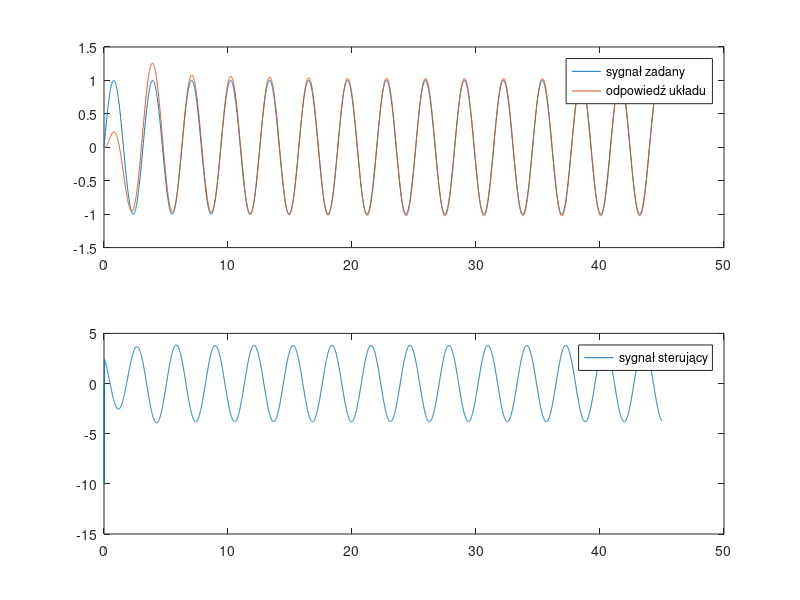
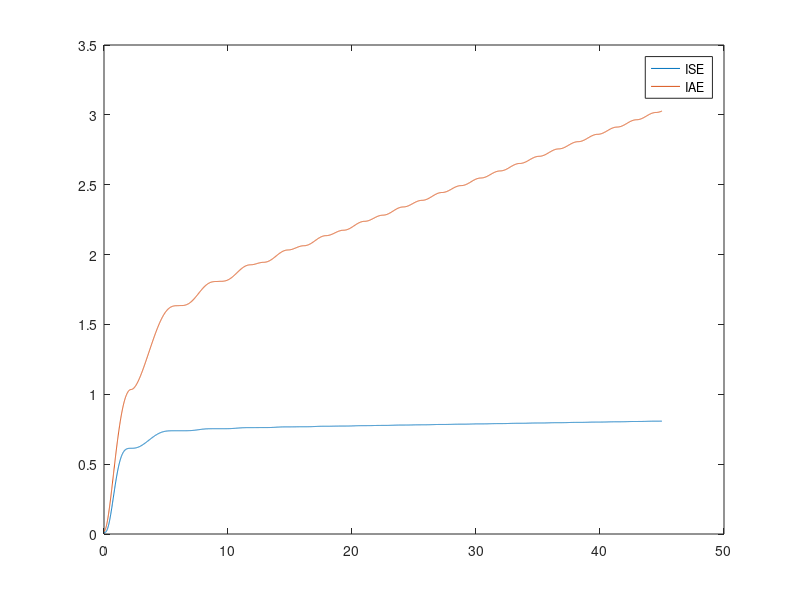

The MATLAB source for these figures, in order:
close all; clc; clear all;

%%
k = 6;
T_1 = 5.9;
T_2 = 0.8;
s = tf('s');
G_s = k/((1+s*T_1)*(1+s*T_2))
%nastawy PID
kp = 1.6;
Ti = 6;
Td = 0.08;
Tp = 0.01;

N = 4500;
t = 0:0.01:44.99;

w = sin(2*t);
y = zeros(1, N);
e = zeros(1, N);
u = zeros(1, N);
ISE = zeros(1, N);
IAE = zeros(1, N);
y(1) = 0;
y(2) = 0;
e(1) = 1;
e(2) = 1;
sumaUchybow = e(1) + e(2);
ISE(1) = Tp*1;
ISE(2) = Tp*1;
IAE(1) = Tp*2;
IAE(2) = Tp*2;
for i=3:N
    %obliczenie uchybu i dotychczasowej sumy uchybow
    e(i) = w(i) - y(i-1);
    sumaUchybow = sumaUchybow + e(i);
    %równanie (6)
    u(i) = kp*((e(i) + Tp/Ti*sumaUchybow + Td/Tp*(e(i)-e(i-1))));
    %4.4 sprzężenie wyprzedzające 
    uf = 4.72/6*(-4)*w(i)+6.7/6*2*cos(2*t(i))+1/6*w(i);
    u(i) = uf + u(i);
    %wyznaczone równanie rekursywne
    y(i) = (2-1.42*Tp)*y(i-1) + (-0.21*Tp^2+1.42*Tp-1)*y(i-2) + 1.27* Tp^2*u(i-2);
    %wskaźniki jakości
    ISE(i) = ISE(i-1) + Tp*e(i)^2;
    IAE(i) = IAE(i-1) + Tp*abs(e(i));
end
figure;
subplot(2, 1, 1);
plot(t, w);
hold on;
plot(t, y);
legend( 'sygnał zadany', 'odpowiedź układu');
subplot(2, 1, 2);
plot(t, u);
legend('sygnał sterujący');

figure;
plot(t, ISE);
hold on;
plot(t, IAE);
legend( 'ISE', 'IAE')